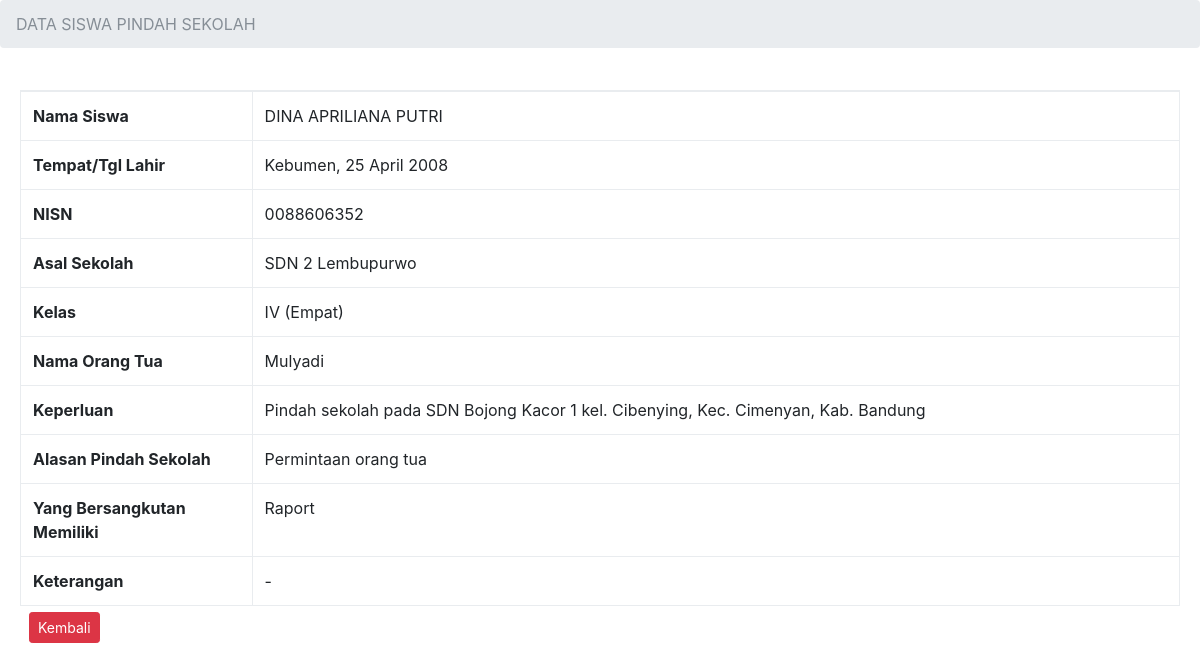
/detail_pin.php?nama=DINA APRILIANA PUTRI, run on the app's committed database.
### tables this page shows
CREATE TABLE IF NOT EXISTS `tb_pindah` (
  `nama` varchar(35) NOT NULL,
  `ttl` varchar(35) NOT NULL,
  `nisn` varchar(20) NOT NULL,
  `asal` varchar(30) NOT NULL,
  `kelas` varchar(10) NOT NULL,
  `ortu` varchar(30) NOT NULL,
  `keperluan` varchar(100) NOT NULL,
  `alasan` varchar(30) NOT NULL,
  `memiliki` varchar(15) NOT NULL,
  `keterangan` varchar(50) NOT NULL,
  `sk_ortu` varchar(10) NOT NULL,
  `sk_skl` varchar(10) NOT NULL,
  `sk_uptd` varchar(10) NOT NULL
);

### detail_pin.php (the view, shortened to what this page needs)
<!DOCTYPE html>
<html lang="en">
<head>
  <link href="vendor/bootstrap/css/bootstrap.min.css" rel="stylesheet">
  <link href="vendor/datatables/dataTables.bootstrap4.css" rel="stylesheet">
</head>
<body class="fixed-nav sticky-footer" id="page-top">
  <nav class="navbar navbar-expand-lg navbar-dark fixed-top" id="mainNav">
  </nav>
      <ol class="breadcrumb">
        <li class="breadcrumb-item active">DATA SISWA PINDAH SEKOLAH</li>
      </ol>
<?php
	if(isset($_GET['nama'])){
	$nama = $_GET['nama'];
			$show = mysql_query( "SELECT * FROM tb_pindah WHERE nama='$nama'");
}
		if(mysql_num_rows($show) == 0){
		echo '<script>window.history.back()</script>';
	}else{
		$data = mysql_fetch_assoc($show);
	}
?>
	 <div class="card-body">
          <div class="table-responsive">
            <table class="table table-bordered" id="dataTable" width="100%" cellspacing="0">
				<tr>
					<th width="20%">Nama Siswa</th>
					<td><?php echo $data['nama']; ?></td>
				</tr>
				<tr>
					<th>Tempat/Tgl Lahir</th>
					<td><?php echo $data['ttl']; ?></td>
				</tr>
				<tr>
					<th>NISN</th>
					<td><?php echo $data['nisn']; ?></td>
				</tr>
				<tr>
					<th>Asal Sekolah</th>
					<td><?php echo $data['asal']; ?></td>
				</tr>
				<tr>
					<th>Kelas</th>
					<td><?php echo $data['kelas']; ?></td>
				</tr>
				<tr>
					<th>Nama Orang Tua</th>
					<td><?php echo $data['ortu']; ?></td>
				</tr>
				<tr>
					<th>Keperluan</th>
					<td><?php echo $data['keperluan']; ?></td>
				</tr>
        <tr>
          <th>Alasan Pindah Sekolah</th>
          <td><?php echo $data['alasan']; ?></td>
        </tr>
				<tr>
					<th>Yang Bersangkutan Memiliki</th>
					<td><?php echo $data['memiliki']; ?></td>
				</tr>
				<tr>
					<th>Keterangan</th>
					<td><?php echo $data['keterangan']; ?></td>
				</tr>
			</div>
			</div>
				<td>
			<a href="tabel_pin.php?nama='.$data['nama'].'" class="btn btn-sm btn-danger">Kembali</a></td>
</body>
</html>

### data on the page
tb_pindah: nama "DINA APRILIANA PUTRI", ttl "Kebumen, 25 April 2008", nisn "0088606352", asal "SDN 2 Lembupurwo", kelas "IV (Empat)", ortu "Mulyadi", keperluan "Pindah sekolah pada SDN Bojong Kacor 1 kel. Cibenying, Kec. Cimenyan, Kab. Bandung", alasan "Permintaan orang tua", memiliki "Raport", keterangan "-"
